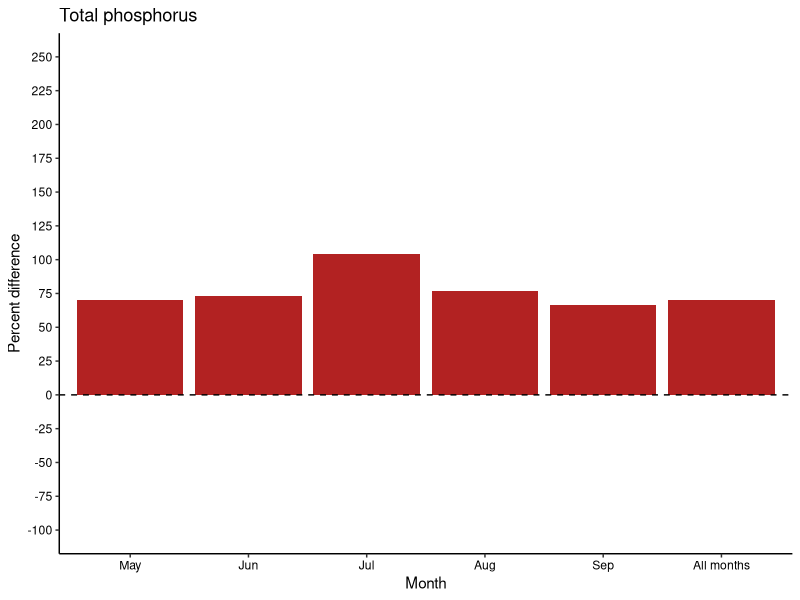
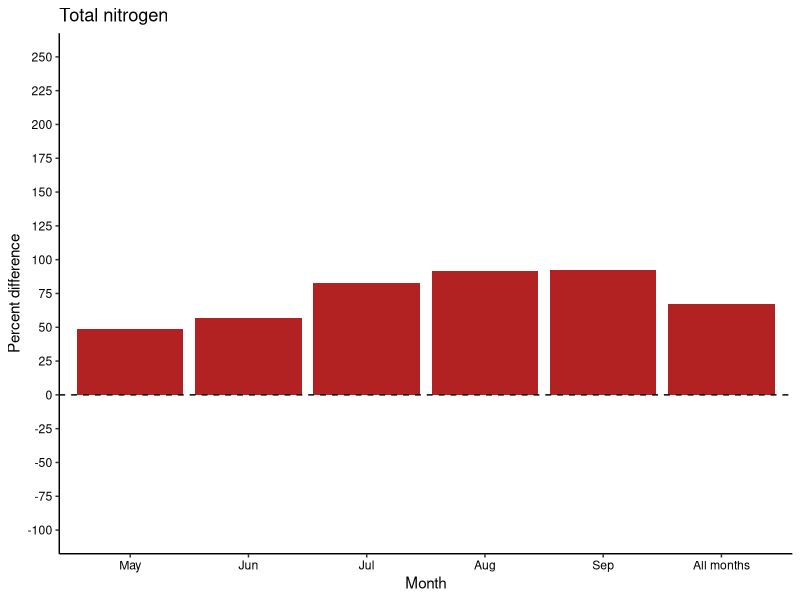
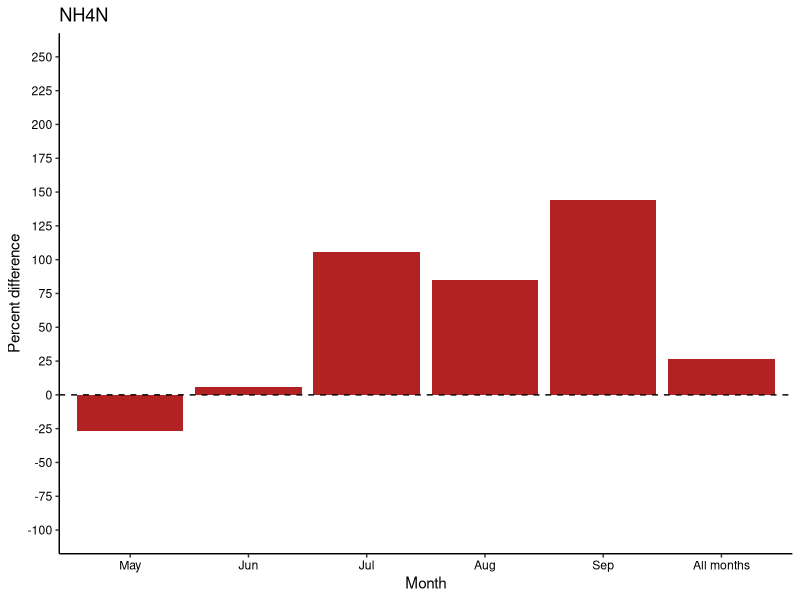
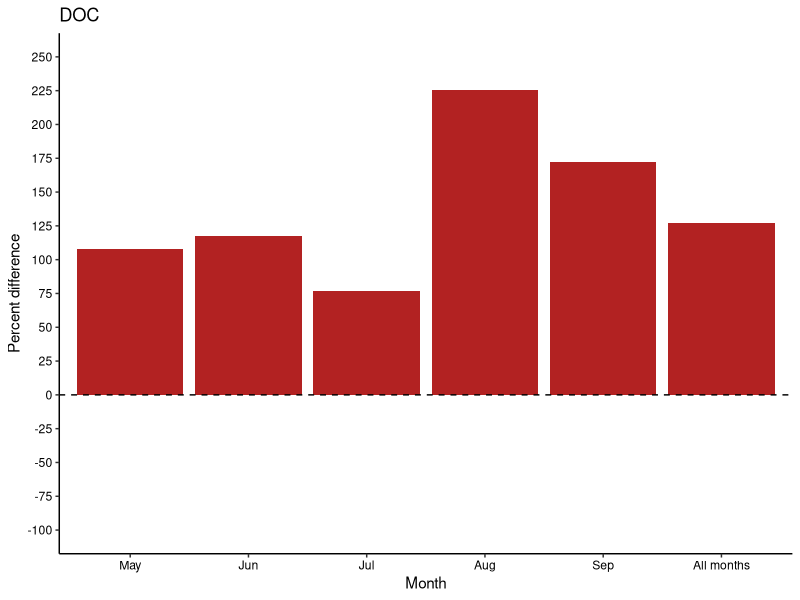
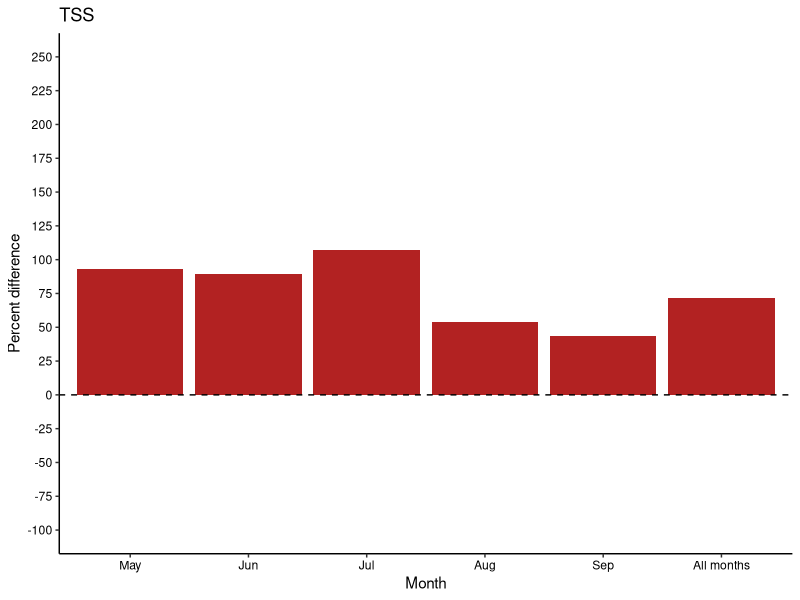
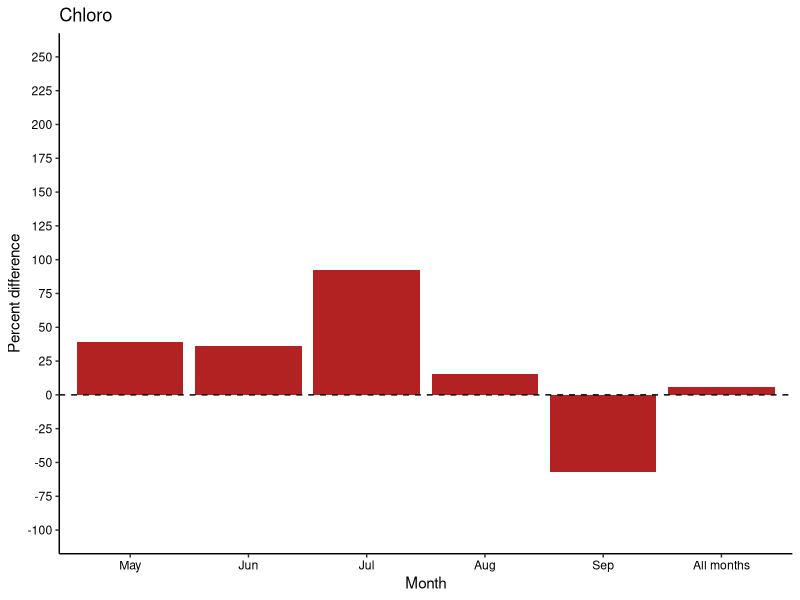
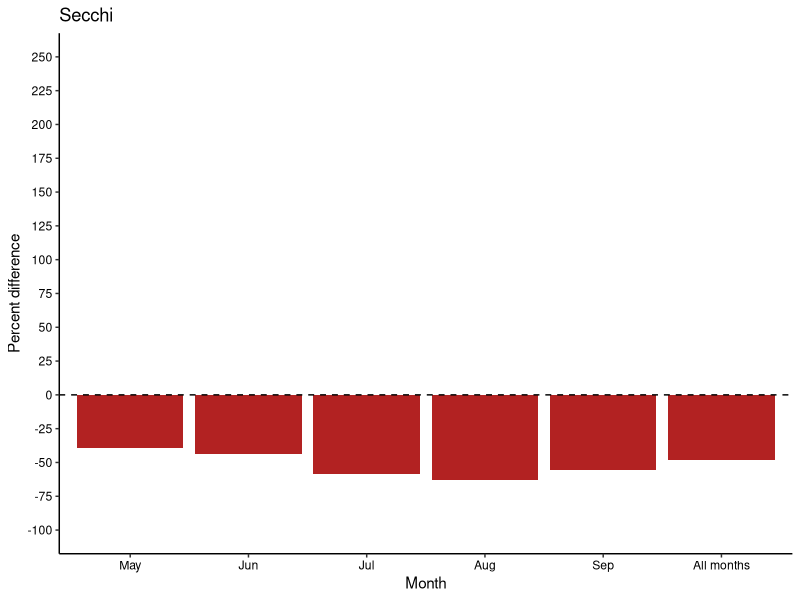
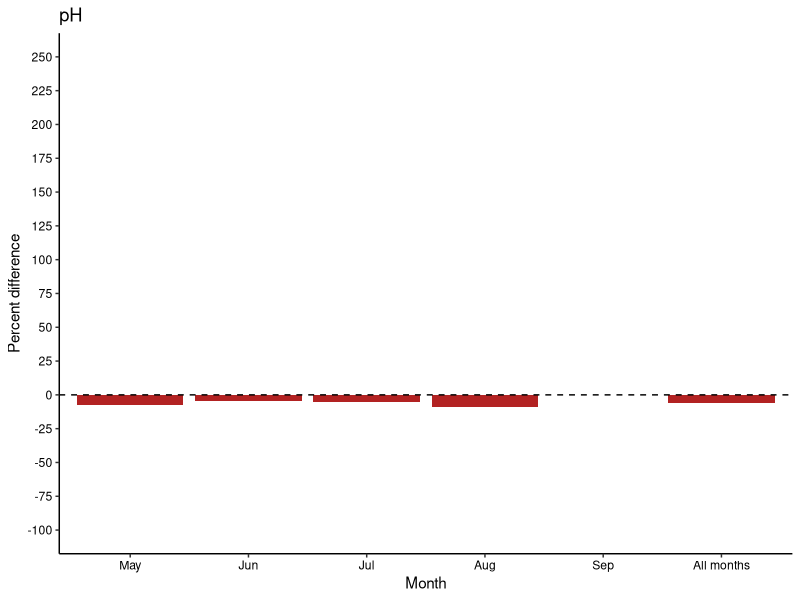

The R source for these figures, in order:
################### Control vs. burned percent change #########################
# Date: 11-17-22
# updated: 12-12-22; rerun with corrected July Teamster TP data
# Author: Ian McCullough, immccull@gmail.com
###############################################################################

#### R libraries ####
library(dplyr)
library(tidyverse)

#### Input data ####
setwd("C:/Users/immcc/Documents/SplashNBurn")

# water quality
waterquality <- read.csv("Data/WaterQuality/combined_lab_field_may_sep.csv")

#### Main program ####
month_order <- c('May','Jun','Jul','Aug','Sep')
common_y_limits <- c(-100,250)
common_y_breaks <- seq(-100,250,25)

## TP
TP <- waterquality[,c('TP_ppb','Month_factor','Type','ConnClass')]
TP_burned <- subset(TP, Type=='Burned')
TP_burned_drainage <- subset(TP_burned, ConnClass=='Drainage')
TP_burned_isolated <- subset(TP_burned, ConnClass=='Isolated')
TP_control <- subset(TP, Type=='Control')
TP_control_drainage <- subset(TP_control, ConnClass=='Drainage')
TP_control_isolated <- subset(TP_control, ConnClass=='Isolated')
TP_burned_median <- median(TP_burned$TP_ppb, na.rm=T)
TP_burned_drainage_median <- median(TP_burned_drainage$TP_ppb, na.rm=T)
TP_burned_isolated_median <- median(TP_burned_isolated$TP_ppb, na.rm=T)
TP_control_median <- median(TP_control$TP_ppb, na.rm=T)
TP_control_drainage_median <- median(TP_control_drainage$TP_ppb, na.rm=T)
TP_control_isolated_median <- median(TP_control_isolated$TP_ppb, na.rm=T)

TP_byMonth_burned <- TP_burned %>%
  dplyr::group_by(Month_factor) %>%
  dplyr::summarize(TP_MedianBurned_all=median(TP_ppb, na.rm=T),
                   nTP_burned_all=sum(!is.na(TP_ppb)))

TP_byMonth_burned_drainage <- TP_burned_drainage %>%
  dplyr::group_by(Month_factor) %>%
  dplyr::summarize(TP_MedianBurned_drainage=median(TP_ppb, na.rm=T),
                   nTP_burned_drainage=sum(!is.na(TP_ppb)))

TP_byMonth_burned_isolated <- TP_burned_isolated %>%
  dplyr::group_by(Month_factor) %>%
  dplyr::summarize(TP_MedianBurned_isolated=median(TP_ppb, na.rm=T),
                   nTP_burned_isolated=sum(!is.na(TP_ppb)))

TP_byMonth_control <- TP_control %>%
  dplyr::group_by(Month_factor) %>%
  dplyr::summarize(TP_MedianControl_all=median(TP_ppb, na.rm=T),
                   nTP_control_all=sum(!is.na(TP_ppb)))

TP_byMonth_control_drainage <- TP_control_drainage %>%
  dplyr::group_by(Month_factor) %>%
  dplyr::summarize(TP_MedianControl_drainage=median(TP_ppb, na.rm=T),
                   nTP_control_drainage=sum(!is.na(TP_ppb)))

TP_byMonth_control_isolated <- TP_control_isolated %>%
  dplyr::group_by(Month_factor) %>%
  dplyr::summarize(TP_MedianControl_isolated=median(TP_ppb, na.rm=T),
                   nTP_control_isolated=sum(!is.na(TP_ppb)))

TP_merge_list <- list(TP_byMonth_burned, TP_byMonth_control, 
                      TP_byMonth_burned_drainage, TP_byMonth_control_drainage,
                      TP_byMonth_burned_isolated, TP_byMonth_control_isolated)
#TP_byMonth <- merge(TP_byMonth_burned, TP_byMonth_control, by='Month_factor', all=T)
TP_byMonth <- TP_merge_list %>% reduce(full_join, by='Month_factor')

TP_byMonth <- TP_byMonth %>%
  mutate(Month_factor =  factor(Month_factor, levels = month_order)) %>%
  arrange(Month_factor)
TP_byMonth <- as.data.frame(TP_byMonth)
TP_byMonth[6,] <- c('All months', TP_burned_median, sum(TP_byMonth$nTP_burned_all), 
                    TP_control_median, sum(TP_byMonth$nTP_control_all),
                    TP_burned_drainage_median, sum(TP_byMonth$nTP_burned_drainage),
                    TP_control_drainage_median, sum(TP_byMonth$nTP_control_drainage),
                    TP_burned_isolated_median, sum(TP_byMonth$nTP_burned_isolated),
                    TP_control_isolated_median, sum(TP_byMonth$nTP_control_isolated))
TP_byMonth$Month_factor <- c('May','Jun','Jul','Aug','Sep','All months')
TP_byMonth[,c(2:13)] <- TP_byMonth[,c(2:13)] %>% mutate_if(is.character, as.numeric)
TP_byMonth$TP_MedianDiffPct <- ((TP_byMonth$TP_MedianBurned_all - TP_byMonth$TP_MedianControl_all)/TP_byMonth$TP_MedianControl_all)*100
TP_byMonth$TP_MedianDiffAbs <-  TP_byMonth$TP_MedianBurned_all - TP_byMonth$TP_MedianControl_all
TP_byMonth$TP_MedianDrainageDiffPct <- ((TP_byMonth$TP_MedianBurned_drainage - TP_byMonth$TP_MedianControl_drainage)/TP_byMonth$TP_MedianControl_drainage)*100
TP_byMonth$TP_MedianDrainageDiffAbs <-  TP_byMonth$TP_MedianBurned_drainage - TP_byMonth$TP_MedianControl_drainage
TP_byMonth$TP_MedianIsolatedDiffPct <- ((TP_byMonth$TP_MedianBurned_drainage - TP_byMonth$TP_MedianControl_isolated)/TP_byMonth$TP_MedianControl_isolated)*100
TP_byMonth$TP_MedianIsolatedDiffAbs <-  TP_byMonth$TP_MedianBurned_drainage - TP_byMonth$TP_MedianControl_isolated

#TP_byMonth[6,3] <- sum(TP_byMonth$nTP_burned, na.rm=T)
#TP_byMonth[6,5] <- sum(TP_byMonth$nTP_control, na.rm=T)
TP_formatted <- data.frame(Month=c(month_order, 'All months'), 
                           TP_burned_drainage=paste0(TP_byMonth$TP_MedianBurned_drainage, ', ', TP_byMonth$nTP_burned_drainage),
                           TP_control_drainage=paste0(TP_byMonth$TP_MedianControl_drainage, ', ', TP_byMonth$nTP_control_drainage),
                           TP_diff_drainage=paste0(TP_byMonth$TP_MedianDrainageDiffAbs, ', ', round(TP_byMonth$TP_MedianDrainageDiffPct,2), '%'),
                           TP_burned_isolated=paste0(TP_byMonth$TP_MedianBurned_isolated, ', ', TP_byMonth$nTP_burned_isolated),
                           TP_control_isolated=paste0(TP_byMonth$TP_MedianControl_isolated, ', ', TP_byMonth$nTP_control_isolated),
                           TP_diff_isolated=paste0(TP_byMonth$TP_MedianIsolatedDiffAbs, ', ', round(TP_byMonth$TP_MedianIsolatedDiffPct,2), '%'),
                           TP_burned_all=paste0(TP_byMonth$TP_MedianBurned_all, ', ', TP_byMonth$nTP_burned_all),
                           TP_control_all=paste0(TP_byMonth$TP_MedianControl_all, ', ', TP_byMonth$nTP_control_all),
                           TP_diff_all=paste0(TP_byMonth$TP_MedianDiffAbs, ', ', round(TP_byMonth$TP_MedianDiffPct,2), '%'))

TP_byMonth$Month_factor <- factor(TP_byMonth$Month_factor ,                                    # Change ordering manually
                  levels = c("May", "Jun", "Jul", "Aug", "Sep","All months"))

# basic plot
ggplot(TP_byMonth, aes(x=Month_factor, y=TP_MedianDiffPct))+
  geom_bar(stat='identity', fill='firebrick')+
  theme_classic()+
  scale_y_continuous('Percent difference',limits=common_y_limits, breaks=common_y_breaks)+
  scale_x_discrete('Month')+
  theme(axis.title.y=element_text(color='black'),
        axis.title.x=element_text(color='black'),
        axis.text.y=element_text(color='black'),
        axis.text.x=element_text(color='black'))+
  ggtitle('Total phosphorus')+
  geom_hline(yintercept = 0, linetype='dashed')


## TN
TN <- waterquality[,c('TN_ppb','Month_factor','Type')]
TN_burned <- subset(TN, Type=='Burned')
TN_control <- subset(TN, Type=='Control')
TN_burned_median <- median(TN_burned$TN_ppb, na.rm=T)
TN_control_median <- median(TN_control$TN_ppb, na.rm=T)

TN_byMonth_burned <- TN_burned %>%
  dplyr::group_by(Month_factor) %>%
  dplyr::summarize(TN_MedianBurned=median(TN_ppb, na.rm=T),
                   nTN_burned=sum(!is.na(TN_ppb)))

TN_byMonth_control <- TN_control %>%
  dplyr::group_by(Month_factor) %>%
  dplyr::summarize(TN_MedianControl=median(TN_ppb, na.rm=T),
                   nTN_control=sum(!is.na(TN_ppb)))

TN_byMonth <- merge(TN_byMonth_burned, TN_byMonth_control, by='Month_factor', all=T)
TN_byMonth <- TN_byMonth %>%
  mutate(Month_factor =  factor(Month_factor, levels = month_order)) %>%
  arrange(Month_factor)
TN_byMonth[6,] <- c('All months', TN_burned_median, NA, TN_control_median,NA)
TN_byMonth$Month_factor <- c('May','Jun','Jul','Aug','Sep','All months')
TN_byMonth[,c(2:5)] <- TN_byMonth[,c(2:5)] %>% mutate_if(is.character, as.numeric)
TN_byMonth$TN_MedianDiffPct <- ((TN_byMonth$TN_MedianBurned - TN_byMonth$TN_MedianControl)/TN_byMonth$TN_MedianControl)*100
TN_byMonth$TN_MedianDiffAbs <-  TN_byMonth$TN_MedianBurned - TN_byMonth$TN_MedianControl
TN_byMonth[6,3] <- sum(TN_byMonth$nTN_burned, na.rm=T)
TN_byMonth[6,5] <- sum(TN_byMonth$nTN_control, na.rm=T)
TN_formatted <- data.frame(Month=c(month_order, 'All months'), 
                           TN_burned=paste0(TN_byMonth$TN_MedianBurned, ', ', TN_byMonth$nTN_burned),
                           TN_control=paste0(TN_byMonth$TN_MedianControl, ', ', TN_byMonth$nTN_control),
                           TN_diff=paste0(TN_byMonth$TN_MedianDiffAbs, ', ', round(TN_byMonth$TN_MedianDiffPct,2), '%'))

TN_byMonth$Month_factor <- factor(TN_byMonth$Month_factor ,                                    # Change ordering manually
                                  levels = c("May", "Jun", "Jul", "Aug", "Sep","All months"))

# basic plot
ggplot(TN_byMonth, aes(x=Month_factor, y=TN_MedianDiffPct))+
  geom_bar(stat='identity', fill='firebrick')+
  theme_classic()+
  scale_y_continuous('Percent difference',limits=common_y_limits, breaks=common_y_breaks)+
  scale_x_discrete('Month')+
  theme(axis.title.y=element_text(color='black'),
        axis.title.x=element_text(color='black'),
        axis.text.y=element_text(color='black'),
        axis.text.x=element_text(color='black'))+
  ggtitle('Total nitrogen')+
  geom_hline(yintercept = 0, linetype='dashed')

# ## NO2NO3 # why so many 0s?
# NO2NO3 <- waterquality[,c('NO2NO3_ppb','Month_factor','Type')]
# NO2NO3_burned <- subset(NO2NO3, Type=='Burned')
# NO2NO3_control <- subset(NO2NO3, Type=='Control')
# 
# NO2NO3_byMonth_burned <- NO2NO3_burned %>%
#   group_by(Month_factor) %>%
#   summarize(NO2NO3_MedianBurned=median(NO2NO3_ppb, na.rm=T))
# 
# NO2NO3_byMonth_control <- NO2NO3_control %>%
#   group_by(Month_factor) %>%
#   summarize(NO2NO3_MedianControl=median(NO2NO3_ppb, na.rm=T))
# 
# NO2NO3_byMonth <- merge(NO2NO3_byMonth_burned, NO2NO3_byMonth_control, by='Month_factor', all=T)
# NO2NO3_byMonth <- NO2NO3_byMonth %>%
#   mutate(Month_factor =  factor(Month_factor, levels = month_order)) %>%
#   arrange(Month_factor)
# NO2NO3_byMonth$NO2NO3_MedianDiff <- ((NO2NO3_byMonth$NO2NO3_MedianBurned - NO2NO3_byMonth$NO2NO3_MedianControl)/NO2NO3_byMonth$NO2NO3_MedianControl)*100
# 
# # basic plot
# ggplot(NO2NO3_byMonth, aes(x=Month_factor, y=NO2NO3_MedianDiff))+
#   geom_bar(stat='identity', fill='firebrick')+
#   theme_classic()+
#   scale_y_continuous('Percent difference',limits=common_y_limits, breaks=common_y_breaks)+
#   scale_x_discrete('Month')+
#   theme(axis.title.y=element_text(color='black'),
#         axis.title.x=element_text(color='black'),
#         axis.text.y=element_text(color='black'),
#         axis.text.x=element_text(color='black'))+
#   ggtitle('NO2NO3')+
#   geom_hline(yintercept = 0, linetype='dashed')


## NH4N
NH4N <- waterquality[,c('NH4N_ppb','Month_factor','Type')]
NH4N_burned <- subset(NH4N, Type=='Burned')
NH4N_control <- subset(NH4N, Type=='Control')
NH4N_burned_median <- median(NH4N_burned$NH4N_ppb, na.rm=T)
NH4N_control_median <- median(NH4N_control$NH4N_ppb, na.rm=T)

NH4N_byMonth_burned <- NH4N_burned %>%
  dplyr::group_by(Month_factor) %>%
  dplyr::summarize(NH4N_MedianBurned=median(NH4N_ppb, na.rm=T),
                   nNH4N_burned=sum(!is.na(NH4N_ppb)))

NH4N_byMonth_control <- NH4N_control %>%
  dplyr::group_by(Month_factor) %>%
  dplyr::summarize(NH4N_MedianControl=median(NH4N_ppb, na.rm=T),
                   nNH4N_control=sum(!is.na(NH4N_ppb)))

NH4N_byMonth <- merge(NH4N_byMonth_burned, NH4N_byMonth_control, by='Month_factor', all=T)
NH4N_byMonth <- NH4N_byMonth %>%
  mutate(Month_factor =  factor(Month_factor, levels = month_order)) %>%
  arrange(Month_factor)
NH4N_byMonth[6,] <- c('All months', NH4N_burned_median, NA, NH4N_control_median,NA)
NH4N_byMonth$Month_factor <- c('May','Jun','Jul','Aug','Sep','All months')
NH4N_byMonth[,c(2:5)] <- NH4N_byMonth[,c(2:5)] %>% mutate_if(is.character, as.numeric)
NH4N_byMonth$NH4N_MedianDiffPct <- ((NH4N_byMonth$NH4N_MedianBurned - NH4N_byMonth$NH4N_MedianControl)/NH4N_byMonth$NH4N_MedianControl)*100
NH4N_byMonth$NH4N_MedianDiffAbs <-  NH4N_byMonth$NH4N_MedianBurned - NH4N_byMonth$NH4N_MedianControl
NH4N_byMonth[6,3] <- sum(NH4N_byMonth$nNH4N_burned, na.rm=T)
NH4N_byMonth[6,5] <- sum(NH4N_byMonth$nNH4N_control, na.rm=T)
NH4N_formatted <- data.frame(Month=c(month_order, 'All months'), 
                             NH4N_burned=paste0(NH4N_byMonth$NH4N_MedianBurned, ', ', NH4N_byMonth$nNH4N_burned),
                             NH4N_control=paste0(NH4N_byMonth$NH4N_MedianControl, ', ', NH4N_byMonth$nNH4N_control),
                             NH4N_diff=paste0(NH4N_byMonth$NH4N_MedianDiffAbs, ', ', round(NH4N_byMonth$NH4N_MedianDiffPct,2), '%'))

NH4N_byMonth$Month_factor <- factor(NH4N_byMonth$Month_factor ,                                    # Change ordering manually
                                    levels = c("May", "Jun", "Jul", "Aug", "Sep","All months"))

# basic plot
ggplot(NH4N_byMonth, aes(x=Month_factor, y=NH4N_MedianDiffPct))+
  geom_bar(stat='identity', fill='firebrick')+
  theme_classic()+
  scale_y_continuous('Percent difference',limits=common_y_limits, breaks=common_y_breaks)+
  scale_x_discrete('Month')+
  theme(axis.title.y=element_text(color='black'),
        axis.title.x=element_text(color='black'),
        axis.text.y=element_text(color='black'),
        axis.text.x=element_text(color='black'))+
  ggtitle('NH4N')+
  geom_hline(yintercept = 0, linetype='dashed')

## DOC
DOC <- waterquality[,c('DOC_ppm','Month_factor','Type')]
DOC_burned <- subset(DOC, Type=='Burned')
DOC_control <- subset(DOC, Type=='Control')
DOC_burned_median <- median(DOC_burned$DOC_ppm, na.rm=T)
DOC_control_median <- median(DOC_control$DOC_ppm, na.rm=T)

DOC_byMonth_burned <- DOC_burned %>%
  dplyr::group_by(Month_factor) %>%
  dplyr::summarize(DOC_MedianBurned=median(DOC_ppm, na.rm=T),
                   nDOC_burned=sum(!is.na(DOC_ppm)))

DOC_byMonth_control <- DOC_control %>%
  dplyr::group_by(Month_factor) %>%
  dplyr::summarize(DOC_MedianControl=median(DOC_ppm, na.rm=T),
                   nDOC_control=sum(!is.na(DOC_ppm)))

DOC_byMonth <- merge(DOC_byMonth_burned, DOC_byMonth_control, by='Month_factor', all=T)
DOC_byMonth <- DOC_byMonth %>%
  mutate(Month_factor =  factor(Month_factor, levels = month_order)) %>%
  arrange(Month_factor)
DOC_byMonth[6,] <- c('All months', DOC_burned_median, NA, DOC_control_median,NA)
DOC_byMonth$Month_factor <- c('May','Jun','Jul','Aug','Sep','All months')
DOC_byMonth[,c(2:5)] <- DOC_byMonth[,c(2:5)] %>% mutate_if(is.character, as.numeric)
DOC_byMonth$DOC_MedianDiffPct <- ((DOC_byMonth$DOC_MedianBurned - DOC_byMonth$DOC_MedianControl)/DOC_byMonth$DOC_MedianControl)*100
DOC_byMonth$DOC_MedianDiffAbs <-  DOC_byMonth$DOC_MedianBurned - DOC_byMonth$DOC_MedianControl
DOC_byMonth[6,3] <- sum(DOC_byMonth$nDOC_burned, na.rm=T)
DOC_byMonth[6,5] <- sum(DOC_byMonth$nDOC_control, na.rm=T)
DOC_formatted <- data.frame(Month=c(month_order, 'All months'), 
                            DOC_burned=paste0(DOC_byMonth$DOC_MedianBurned, ', ', DOC_byMonth$nDOC_burned),
                            DOC_control=paste0(DOC_byMonth$DOC_MedianControl, ', ', DOC_byMonth$nDOC_control),
                            DOC_diff=paste0(DOC_byMonth$DOC_MedianDiffAbs, ', ', round(DOC_byMonth$DOC_MedianDiffPct,2), '%'))

DOC_byMonth$Month_factor <- factor(DOC_byMonth$Month_factor ,                                    # Change ordering manually
                                   levels = c("May", "Jun", "Jul", "Aug", "Sep","All months"))

# basic plot
ggplot(DOC_byMonth, aes(x=Month_factor, y=DOC_MedianDiffPct))+
  geom_bar(stat='identity', fill='firebrick')+
  theme_classic()+
  scale_y_continuous('Percent difference',limits=common_y_limits, breaks=common_y_breaks)+
  scale_x_discrete('Month')+
  theme(axis.title.y=element_text(color='black'),
        axis.title.x=element_text(color='black'),
        axis.text.y=element_text(color='black'),
        axis.text.x=element_text(color='black'))+
  ggtitle('DOC')+
  geom_hline(yintercept = 0, linetype='dashed')


## TSS
TSS <- waterquality[,c('TSS_mgL','Month_factor','Type')]
TSS_burned <- subset(TSS, Type=='Burned')
TSS_control <- subset(TSS, Type=='Control')
TSS_burned_median <- median(TSS_burned$TSS_mgL, na.rm=T)
TSS_control_median <- median(TSS_control$TSS_mgL, na.rm=T)

TSS_byMonth_burned <- TSS_burned %>%
  dplyr::group_by(Month_factor) %>%
  dplyr::summarize(TSS_MedianBurned=median(TSS_mgL, na.rm=T),
                   nTSS_burned=sum(!is.na(TSS_mgL)))

TSS_byMonth_control <- TSS_control %>%
  dplyr::group_by(Month_factor) %>%
  dplyr::summarize(TSS_MedianControl=median(TSS_mgL, na.rm=T),
                   nTSS_control=sum(!is.na(TSS_mgL)))

TSS_byMonth <- merge(TSS_byMonth_burned, TSS_byMonth_control, by='Month_factor', all=T)
TSS_byMonth <- TSS_byMonth %>%
  mutate(Month_factor =  factor(Month_factor, levels = month_order)) %>%
  arrange(Month_factor)
TSS_byMonth[6,] <- c('All months', TSS_burned_median, NA, TSS_control_median,NA)
TSS_byMonth$Month_factor <- c('May','Jun','Jul','Aug','Sep','All months')
TSS_byMonth[,c(2:5)] <- TSS_byMonth[,c(2:5)] %>% mutate_if(is.character, as.numeric)
TSS_byMonth$TSS_MedianDiffPct <- ((TSS_byMonth$TSS_MedianBurned - TSS_byMonth$TSS_MedianControl)/TSS_byMonth$TSS_MedianControl)*100
TSS_byMonth$TSS_MedianDiffAbs <-  TSS_byMonth$TSS_MedianBurned - TSS_byMonth$TSS_MedianControl
TSS_byMonth[6,3] <- sum(TSS_byMonth$nTSS_burned, na.rm=T)
TSS_byMonth[6,5] <- sum(TSS_byMonth$nTSS_control, na.rm=T)
TSS_formatted <- data.frame(Month=c(month_order, 'All months'), 
                            TSS_burned=paste0(TSS_byMonth$TSS_MedianBurned, ', ', TSS_byMonth$nTSS_burned),
                            TSS_control=paste0(TSS_byMonth$TSS_MedianControl, ', ', TSS_byMonth$nTSS_control),
                            TSS_diff=paste0(TSS_byMonth$TSS_MedianDiffAbs, ', ', round(TSS_byMonth$TSS_MedianDiffPct,2), '%'))

TSS_byMonth$Month_factor <- factor(TSS_byMonth$Month_factor ,                                    # Change ordering manually
                                   levels = c("May", "Jun", "Jul", "Aug", "Sep","All months"))

# basic plot
ggplot(TSS_byMonth, aes(x=Month_factor, y=TSS_MedianDiffPct))+
  geom_bar(stat='identity', fill='firebrick')+
  theme_classic()+
  scale_y_continuous('Percent difference',limits=common_y_limits, breaks=common_y_breaks)+
  scale_x_discrete('Month')+
  theme(axis.title.y=element_text(color='black'),
        axis.title.x=element_text(color='black'),
        axis.text.y=element_text(color='black'),
        axis.text.x=element_text(color='black'))+
  ggtitle('TSS')+
  geom_hline(yintercept = 0, linetype='dashed')


## Chloro
Chloro <- waterquality[,c('Chloro_ppb','Month_factor','Type')]
Chloro_burned <- subset(Chloro, Type=='Burned')
Chloro_control <- subset(Chloro, Type=='Control')
Chloro_burned_median <- median(Chloro_burned$Chloro_ppb, na.rm=T)
Chloro_control_median <- median(Chloro_control$Chloro_ppb, na.rm=T)

Chloro_byMonth_burned <- Chloro_burned %>%
  dplyr::group_by(Month_factor) %>%
  dplyr::summarize(Chloro_MedianBurned=median(Chloro_ppb, na.rm=T),
                   nChloro_burned=sum(!is.na(Chloro_ppb)))

Chloro_byMonth_control <- Chloro_control %>%
  dplyr::group_by(Month_factor) %>%
  dplyr::summarize(Chloro_MedianControl=median(Chloro_ppb, na.rm=T),
                   nChloro_control=sum(!is.na(Chloro_ppb)))

Chloro_byMonth <- merge(Chloro_byMonth_burned, Chloro_byMonth_control, by='Month_factor', all=T)
Chloro_byMonth <- Chloro_byMonth %>%
  mutate(Month_factor =  factor(Month_factor, levels = month_order)) %>%
  arrange(Month_factor)
Chloro_byMonth[6,] <- c('All months', Chloro_burned_median, NA, Chloro_control_median,NA)
Chloro_byMonth$Month_factor <- c('May','Jun','Jul','Aug','Sep','All months')
Chloro_byMonth[,c(2:5)] <- Chloro_byMonth[,c(2:5)] %>% mutate_if(is.character, as.numeric)
Chloro_byMonth$Chloro_MedianDiffPct <- ((Chloro_byMonth$Chloro_MedianBurned - Chloro_byMonth$Chloro_MedianControl)/Chloro_byMonth$Chloro_MedianControl)*100
Chloro_byMonth$Chloro_MedianDiffAbs <-  Chloro_byMonth$Chloro_MedianBurned - Chloro_byMonth$Chloro_MedianControl
Chloro_byMonth[6,3] <- sum(Chloro_byMonth$nChloro_burned, na.rm=T)
Chloro_byMonth[6,5] <- sum(Chloro_byMonth$nChloro_control, na.rm=T)
Chloro_formatted <- data.frame(Month=c(month_order, 'All months'), 
                               Chloro_burned=paste0(Chloro_byMonth$Chloro_MedianBurned, ', ', Chloro_byMonth$nChloro_burned),
                               Chloro_control=paste0(Chloro_byMonth$Chloro_MedianControl, ', ', Chloro_byMonth$nChloro_control),
                               Chloro_diff=paste0(Chloro_byMonth$Chloro_MedianDiffAbs, ', ', round(Chloro_byMonth$Chloro_MedianDiffPct,2), '%'))

Chloro_byMonth$Month_factor <- factor(Chloro_byMonth$Month_factor ,                                    # Change ordering manually
                                      levels = c("May", "Jun", "Jul", "Aug", "Sep","All months"))

# basic plot
ggplot(Chloro_byMonth, aes(x=Month_factor, y=Chloro_MedianDiffPct))+
  geom_bar(stat='identity', fill='firebrick')+
  theme_classic()+
  scale_y_continuous('Percent difference',limits=common_y_limits, breaks=common_y_breaks)+
  scale_x_discrete('Month')+
  theme(axis.title.y=element_text(color='black'),
        axis.title.x=element_text(color='black'),
        axis.text.y=element_text(color='black'),
        axis.text.x=element_text(color='black'))+
  ggtitle('Chloro')+
  geom_hline(yintercept = 0, linetype='dashed')


## Secchi
Secchi <- waterquality[,c('SecchiDepth_m','Month_factor','Type')]
Secchi_burned <- subset(Secchi, Type=='Burned')
Secchi_control <- subset(Secchi, Type=='Control')
Secchi_burned_median <- median(Secchi_burned$SecchiDepth_m, na.rm=T)
Secchi_control_median <- median(Secchi_control$SecchiDepth_m, na.rm=T)

Secchi_byMonth_burned <- Secchi_burned %>%
  dplyr::group_by(Month_factor) %>%
  dplyr::summarize(Secchi_MedianBurned=median(SecchiDepth_m, na.rm=T),
                   nSecchi_burned=sum(!is.na(SecchiDepth_m)))

Secchi_byMonth_control <- Secchi_control %>%
  dplyr::group_by(Month_factor) %>%
  dplyr::summarize(Secchi_MedianControl=median(SecchiDepth_m, na.rm=T),
                   nSecchi_control=sum(!is.na(SecchiDepth_m)))

Secchi_byMonth <- merge(Secchi_byMonth_burned, Secchi_byMonth_control, by='Month_factor', all=T)
Secchi_byMonth <- Secchi_byMonth %>%
  mutate(Month_factor =  factor(Month_factor, levels = month_order)) %>%
  arrange(Month_factor)
Secchi_byMonth[6,] <- c('All months', Secchi_burned_median, NA, Secchi_control_median,NA)
Secchi_byMonth$Month_factor <- c('May','Jun','Jul','Aug','Sep','All months')
Secchi_byMonth[,c(2:5)] <- Secchi_byMonth[,c(2:5)] %>% mutate_if(is.character, as.numeric)
Secchi_byMonth$Secchi_MedianDiffPct <- ((Secchi_byMonth$Secchi_MedianBurned - Secchi_byMonth$Secchi_MedianControl)/Secchi_byMonth$Secchi_MedianControl)*100
Secchi_byMonth$Secchi_MedianDiffAbs <-  Secchi_byMonth$Secchi_MedianBurned - Secchi_byMonth$Secchi_MedianControl
Secchi_byMonth[6,3] <- sum(Secchi_byMonth$nSecchi_burned, na.rm=T)
Secchi_byMonth[6,5] <- sum(Secchi_byMonth$nSecchi_control, na.rm=T)
Secchi_formatted <- data.frame(Month=c(month_order, 'All months'), 
                               Secchi_burned=paste0(Secchi_byMonth$Secchi_MedianBurned, ', ', Secchi_byMonth$nSecchi_burned),
                               Secchi_control=paste0(Secchi_byMonth$Secchi_MedianControl, ', ', Secchi_byMonth$nSecchi_control),
                               Secchi_diff=paste0(Secchi_byMonth$Secchi_MedianDiffAbs, ', ', round(Secchi_byMonth$Secchi_MedianDiffPct,2), '%'))

Secchi_byMonth$Month_factor <- factor(Secchi_byMonth$Month_factor ,                                    # Change ordering manually
                                      levels = c("May", "Jun", "Jul", "Aug", "Sep","All months"))

# basic plot
ggplot(Secchi_byMonth, aes(x=Month_factor, y=Secchi_MedianDiffPct))+
  geom_bar(stat='identity', fill='firebrick')+
  theme_classic()+
  scale_y_continuous('Percent difference',limits=common_y_limits, breaks=common_y_breaks)+
  scale_x_discrete('Month')+
  theme(axis.title.y=element_text(color='black'),
        axis.title.x=element_text(color='black'),
        axis.text.y=element_text(color='black'),
        axis.text.x=element_text(color='black'))+
  ggtitle('Secchi')+
  geom_hline(yintercept = 0, linetype='dashed')


## pH
pH <- waterquality[,c('pH','Month_factor','Type')]
pH_burned <- subset(pH, Type=='Burned')
pH_control <- subset(pH, Type=='Control')
pH_burned_median <- median(pH_burned$pH, na.rm=T)
pH_control_median <- median(pH_control$pH, na.rm=T)

pH_byMonth_burned <- pH_burned %>%
  dplyr::group_by(Month_factor) %>%
  dplyr::summarize(pH_MedianBurned=median(pH, na.rm=T),
                   npH_burned=sum(!is.na(pH)))

pH_byMonth_control <- pH_control %>%
  dplyr::group_by(Month_factor) %>%
  dplyr::summarize(pH_MedianControl=median(pH, na.rm=T),
                   npH_control=sum(!is.na(pH)))

pH_byMonth <- merge(pH_byMonth_burned, pH_byMonth_control, by='Month_factor', all=T)
pH_byMonth <- pH_byMonth %>%
  mutate(Month_factor =  factor(Month_factor, levels = month_order)) %>%
  arrange(Month_factor)
pH_byMonth[6,] <- c('All months', pH_burned_median, NA, pH_control_median,NA)
pH_byMonth$Month_factor <- c('May','Jun','Jul','Aug','Sep','All months')
pH_byMonth[,c(2:5)] <- pH_byMonth[,c(2:5)] %>% mutate_if(is.character, as.numeric)
pH_byMonth$pH_MedianDiffPct <- ((pH_byMonth$pH_MedianBurned - pH_byMonth$pH_MedianControl)/pH_byMonth$pH_MedianControl)*100
pH_byMonth$pH_MedianDiffAbs <-  pH_byMonth$pH_MedianBurned - pH_byMonth$pH_MedianControl
pH_byMonth[6,3] <- sum(pH_byMonth$npH_burned, na.rm=T)
pH_byMonth[6,5] <- sum(pH_byMonth$npH_control, na.rm=T)
pH_formatted <- data.frame(Month=c(month_order, 'All months'), 
                           pH_burned=paste0(pH_byMonth$pH_MedianBurned, ', ', pH_byMonth$npH_burned),
                           pH_control=paste0(pH_byMonth$pH_MedianControl, ', ', pH_byMonth$npH_control),
                           pH_diff=paste0(pH_byMonth$pH_MedianDiffAbs, ', ', round(pH_byMonth$pH_MedianDiffPct,2), '%'))

pH_byMonth$Month_factor <- factor(pH_byMonth$Month_factor ,                                    # Change ordering manually
                                  levels = c("May", "Jun", "Jul", "Aug", "Sep","All months"))

# basic plot
ggplot(pH_byMonth, aes(x=Month_factor, y=pH_MedianDiffPct))+
  geom_bar(stat='identity', fill='firebrick')+
  theme_classic()+
  scale_y_continuous('Percent difference',limits=common_y_limits, breaks=common_y_breaks)+
  scale_x_discrete('Month')+
  theme(axis.title.y=element_text(color='black'),
        axis.title.x=element_text(color='black'),
        axis.text.y=element_text(color='black'),
        axis.text.x=element_text(color='black'))+
  ggtitle('pH')+
  geom_hline(yintercept = 0, linetype='dashed')

## WaterTemp_C
WaterTemp_C <- waterquality[,c('WaterTemp_C','Month_factor','Type')]
WaterTemp_C_burned <- subset(WaterTemp_C, Type=='Burned')
WaterTemp_C_control <- subset(WaterTemp_C, Type=='Control')
WaterTemp_C_burned_median <- median(WaterTemp_C_burned$WaterTemp_C, na.rm=T)
WaterTemp_C_control_median <- median(WaterTemp_C_control$WaterTemp_C, na.rm=T)

WaterTemp_C_byMonth_burned <- WaterTemp_C_burned %>%
  dplyr::group_by(Month_factor) %>%
  dplyr::summarize(WaterTemp_C_MedianBurned=median(WaterTemp_C, na.rm=T),
                   nWaterTemp_C_burned=sum(!is.na(WaterTemp_C)))

WaterTemp_C_byMonth_control <- WaterTemp_C_control %>%
  dplyr::group_by(Month_factor) %>%
  dplyr::summarize(WaterTemp_C_MedianControl=median(WaterTemp_C, na.rm=T),
                   nWaterTemp_C_control=sum(!is.na(WaterTemp_C)))

WaterTemp_C_byMonth <- merge(WaterTemp_C_byMonth_burned, WaterTemp_C_byMonth_control, by='Month_factor', all=T)
WaterTemp_C_byMonth <- WaterTemp_C_byMonth %>%
  mutate(Month_factor =  factor(Month_factor, levels = month_order)) %>%
  arrange(Month_factor)
WaterTemp_C_byMonth[6,] <- c('All months', WaterTemp_C_burned_median, NA, WaterTemp_C_control_median,NA)
WaterTemp_C_byMonth$Month_factor <- c('May','Jun','Jul','Aug','Sep','All months')
WaterTemp_C_byMonth[,c(2:5)] <- WaterTemp_C_byMonth[,c(2:5)] %>% mutate_if(is.character, as.numeric)
WaterTemp_C_byMonth$WaterTemp_C_MedianDiffPct <- ((WaterTemp_C_byMonth$WaterTemp_C_MedianBurned - WaterTemp_C_byMonth$WaterTemp_C_MedianControl)/WaterTemp_C_byMonth$WaterTemp_C_MedianControl)*100
WaterTemp_C_byMonth$WaterTemp_C_MedianDiffAbs <-  WaterTemp_C_byMonth$WaterTemp_C_MedianBurned - WaterTemp_C_byMonth$WaterTemp_C_MedianControl
WaterTemp_C_byMonth[6,3] <- sum(WaterTemp_C_byMonth$nWaterTemp_C_burned, na.rm=T)
WaterTemp_C_byMonth[6,5] <- sum(WaterTemp_C_byMonth$nWaterTemp_C_control, na.rm=T)
WaterTemp_C_formatted <- data.frame(Month=c(month_order, 'All months'), 
                                    WaterTemp_C_burned=paste0(WaterTemp_C_byMonth$WaterTemp_C_MedianBurned, ', ', WaterTemp_C_byMonth$nWaterTemp_C_burned),
                                    WaterTemp_C_control=paste0(WaterTemp_C_byMonth$WaterTemp_C_MedianControl, ', ', WaterTemp_C_byMonth$nWaterTemp_C_control),
                                    WaterTemp_C_diff=paste0(WaterTemp_C_byMonth$WaterTemp_C_MedianDiffAbs, ', ', round(WaterTemp_C_byMonth$WaterTemp_C_MedianDiffPct,2), '%'))

WaterTemp_C_byMonth$Month_factor <- factor(WaterTemp_C_byMonth$Month_factor ,                                    # Change ordering manually
                                           levels = c("May", "Jun", "Jul", "Aug", "Sep","All months"))

# basic plot
ggplot(WaterTemp_C_byMonth, aes(x=Month_factor, y=WaterTemp_C_MedianDiffPct))+
  geom_bar(stat='identity', fill='firebrick')+
  theme_classic()+
  scale_y_continuous('Percent difference',limits=common_y_limits, breaks=common_y_breaks)+
  scale_x_discrete('Month')+
  theme(axis.title.y=element_text(color='black'),
        axis.title.x=element_text(color='black'),
        axis.text.y=element_text(color='black'),
        axis.text.x=element_text(color='black'))+
  ggtitle('WaterTemp_C')+
  geom_hline(yintercept = 0, linetype='dashed')


## SpecCond_uScm
SpecCond_uScm <- waterquality[,c('SpecCond_uScm','Month_factor','Type')]
SpecCond_uScm_burned <- subset(SpecCond_uScm, Type=='Burned')
SpecCond_uScm_control <- subset(SpecCond_uScm, Type=='Control')
SpecCond_uScm_burned_median <- median(SpecCond_uScm_burned$SpecCond_uScm, na.rm=T)
SpecCond_uScm_control_median <- median(SpecCond_uScm_control$SpecCond_uScm, na.rm=T)

SpecCond_uScm_byMonth_burned <- SpecCond_uScm_burned %>%
  dplyr::group_by(Month_factor) %>%
  dplyr::summarize(SpecCond_uScm_MedianBurned=median(SpecCond_uScm, na.rm=T),
                   nSpecCond_uScm_burned=sum(!is.na(SpecCond_uScm)))

SpecCond_uScm_byMonth_control <- SpecCond_uScm_control %>%
  dplyr::group_by(Month_factor) %>%
  dplyr::summarize(SpecCond_uScm_MedianControl=median(SpecCond_uScm, na.rm=T),
                   nSpecCond_uScm_control=sum(!is.na(SpecCond_uScm)))

SpecCond_uScm_byMonth <- merge(SpecCond_uScm_byMonth_burned, SpecCond_uScm_byMonth_control, by='Month_factor', all=T)
SpecCond_uScm_byMonth <- SpecCond_uScm_byMonth %>%
  mutate(Month_factor =  factor(Month_factor, levels = month_order)) %>%
  arrange(Month_factor)
SpecCond_uScm_byMonth[6,] <- c('All months', SpecCond_uScm_burned_median, NA, SpecCond_uScm_control_median,NA)
SpecCond_uScm_byMonth$Month_factor <- c('May','Jun','Jul','Aug','Sep','All months')
SpecCond_uScm_byMonth[,c(2:5)] <- SpecCond_uScm_byMonth[,c(2:5)] %>% mutate_if(is.character, as.numeric)
SpecCond_uScm_byMonth$SpecCond_uScm_MedianDiffPct <- ((SpecCond_uScm_byMonth$SpecCond_uScm_MedianBurned - SpecCond_uScm_byMonth$SpecCond_uScm_MedianControl)/SpecCond_uScm_byMonth$SpecCond_uScm_MedianControl)*100
SpecCond_uScm_byMonth$SpecCond_uScm_MedianDiffAbs <-  SpecCond_uScm_byMonth$SpecCond_uScm_MedianBurned - SpecCond_uScm_byMonth$SpecCond_uScm_MedianControl
SpecCond_uScm_byMonth[6,3] <- sum(SpecCond_uScm_byMonth$nSpecCond_uScm_burned, na.rm=T)
SpecCond_uScm_byMonth[6,5] <- sum(SpecCond_uScm_byMonth$nSpecCond_uScm_control, na.rm=T)
SpecCond_uScm_formatted <- data.frame(Month=c(month_order, 'All months'), 
                                      SpecCond_uScm_burned=paste0(SpecCond_uScm_byMonth$SpecCond_uScm_MedianBurned, ', ', SpecCond_uScm_byMonth$nSpecCond_uScm_burned),
                                      SpecCond_uScm_control=paste0(SpecCond_uScm_byMonth$SpecCond_uScm_MedianControl, ', ', SpecCond_uScm_byMonth$nSpecCond_uScm_control),
                                      SpecCond_uScm_diff=paste0(SpecCond_uScm_byMonth$SpecCond_uScm_MedianDiffAbs, ', ', round(SpecCond_uScm_byMonth$SpecCond_uScm_MedianDiffPct,2), '%'))

SpecCond_uScm_byMonth$Month_factor <- factor(SpecCond_uScm_byMonth$Month_factor ,                                    # Change ordering manually
                                             levels = c("May", "Jun", "Jul", "Aug", "Sep","All months"))

# basic plot
ggplot(SpecCond_uScm_byMonth, aes(x=Month_factor, y=SpecCond_uScm_MedianDiffPct))+
  geom_bar(stat='identity', fill='firebrick')+
  theme_classic()+
  scale_y_continuous('Percent difference',limits=common_y_limits, breaks=common_y_breaks)+
  scale_x_discrete('Month')+
  theme(axis.title.y=element_text(color='black'),
        axis.title.x=element_text(color='black'),
        axis.text.y=element_text(color='black'),
        axis.text.x=element_text(color='black'))+
  ggtitle('SpecCond_uScm')+
  geom_hline(yintercept = 0, linetype='dashed')

## ANC
ANC_mgCaCO3L <- waterquality[,c('ANC_mgCaCO3L','Month_factor','Type')]
ANC_mgCaCO3L_burned <- subset(ANC_mgCaCO3L, Type=='Burned')
ANC_mgCaCO3L_control <- subset(ANC_mgCaCO3L, Type=='Control')
ANC_mgCaCO3L_burned_median <- median(ANC_mgCaCO3L_burned$ANC_mgCaCO3L, na.rm=T)
ANC_mgCaCO3L_control_median <- median(ANC_mgCaCO3L_control$ANC_mgCaCO3L, na.rm=T)

ANC_mgCaCO3L_byMonth_burned <- ANC_mgCaCO3L_burned %>%
  dplyr::group_by(Month_factor) %>%
  dplyr::summarize(ANC_mgCaCO3L_MedianBurned=median(ANC_mgCaCO3L, na.rm=T),
                   nANC_mgCaCO3L_burned=sum(!is.na(ANC_mgCaCO3L)))

ANC_mgCaCO3L_byMonth_control <- ANC_mgCaCO3L_control %>%
  dplyr::group_by(Month_factor) %>%
  dplyr::summarize(ANC_mgCaCO3L_MedianControl=median(ANC_mgCaCO3L, na.rm=T),
                   nANC_mgCaCO3L_control=sum(!is.na(ANC_mgCaCO3L)))

ANC_mgCaCO3L_byMonth <- merge(ANC_mgCaCO3L_byMonth_burned, ANC_mgCaCO3L_byMonth_control, by='Month_factor', all=T)
ANC_mgCaCO3L_byMonth <- ANC_mgCaCO3L_byMonth %>%
  mutate(Month_factor =  factor(Month_factor, levels = month_order)) %>%
  arrange(Month_factor)
ANC_mgCaCO3L_byMonth[6,] <- c('All months', ANC_mgCaCO3L_burned_median, NA, ANC_mgCaCO3L_control_median,NA)
ANC_mgCaCO3L_byMonth$Month_factor <- c('May','Jun','Jul','Aug','Sep','All months')
ANC_mgCaCO3L_byMonth[,c(2:5)] <- ANC_mgCaCO3L_byMonth[,c(2:5)] %>% mutate_if(is.character, as.numeric)
ANC_mgCaCO3L_byMonth$ANC_mgCaCO3L_MedianDiffPct <- ((ANC_mgCaCO3L_byMonth$ANC_mgCaCO3L_MedianBurned - ANC_mgCaCO3L_byMonth$ANC_mgCaCO3L_MedianControl)/ANC_mgCaCO3L_byMonth$ANC_mgCaCO3L_MedianControl)*100
ANC_mgCaCO3L_byMonth$ANC_mgCaCO3L_MedianDiffAbs <-  ANC_mgCaCO3L_byMonth$ANC_mgCaCO3L_MedianBurned - ANC_mgCaCO3L_byMonth$ANC_mgCaCO3L_MedianControl
ANC_mgCaCO3L_byMonth[6,3] <- sum(ANC_mgCaCO3L_byMonth$nANC_mgCaCO3L_burned, na.rm=T)
ANC_mgCaCO3L_byMonth[6,5] <- sum(ANC_mgCaCO3L_byMonth$nANC_mgCaCO3L_control, na.rm=T)
ANC_mgCaCO3L_formatted <- data.frame(Month=c(month_order, 'All months'), 
                                     ANC_mgCaCO3L_burned=paste0(ANC_mgCaCO3L_byMonth$ANC_mgCaCO3L_MedianBurned, ', ', ANC_mgCaCO3L_byMonth$nANC_mgCaCO3L_burned),
                                     ANC_mgCaCO3L_control=paste0(ANC_mgCaCO3L_byMonth$ANC_mgCaCO3L_MedianControl, ', ', ANC_mgCaCO3L_byMonth$nANC_mgCaCO3L_control),
                                     ANC_mgCaCO3L_diff=paste0(ANC_mgCaCO3L_byMonth$ANC_mgCaCO3L_MedianDiffAbs, ', ', round(ANC_mgCaCO3L_byMonth$ANC_mgCaCO3L_MedianDiffPct,2), '%'))

ANC_mgCaCO3L_byMonth$Month_factor <- factor(ANC_mgCaCO3L_byMonth$Month_factor ,                                    # Change ordering manually
                                            levels = c("May", "Jun", "Jul", "Aug", "Sep","All months"))

# basic plot
ggplot(ANC_mgCaCO3L_byMonth, aes(x=Month_factor, y=ANC_mgCaCO3L_MedianDiffPct))+
  geom_bar(stat='identity', fill='firebrick')+
  theme_classic()+
  scale_y_continuous('Percent difference',limits=common_y_limits, breaks=common_y_breaks)+
  scale_x_discrete('Month')+
  theme(axis.title.y=element_text(color='black'),
        axis.title.x=element_text(color='black'),
        axis.text.y=element_text(color='black'),
        axis.text.x=element_text(color='black'))+
  ggtitle('ANC_mgCaCO3L')+
  geom_hline(yintercept = 0, linetype='dashed')

## combine for export

#put all data frames into list
df_list <- list(TP_formatted, TN_formatted, DOC_formatted, TSS_formatted,
                Chloro_formatted, Secchi_formatted, pH_formatted, ANC_mgCaCO3L_formatted,
                SpecCond_uScm_formatted, NH4N_formatted, WaterTemp_C_formatted)

#merge all data frames in list
bigmamatable <- df_list %>% reduce(full_join, by='Month')
#write.csv(bigmamatable, file='Data/WaterQuality/burned_control_change_summary.csv', row.names=F)
